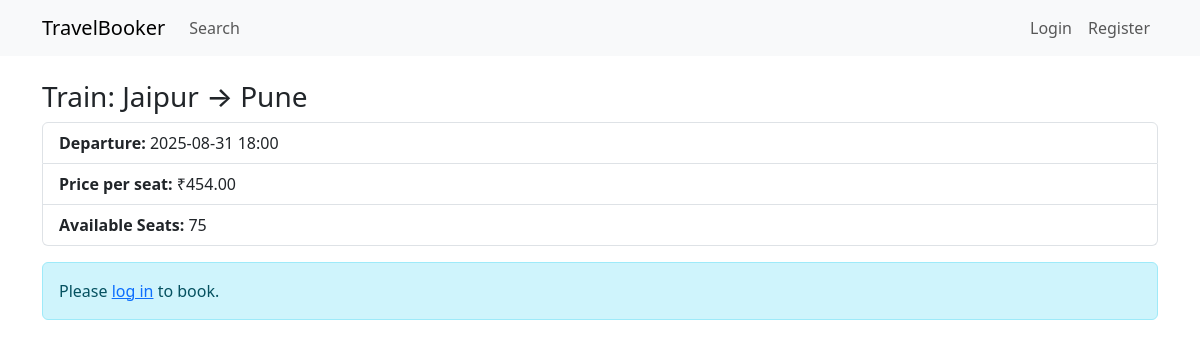
The app's page /travel/2/ with its own data.
### booking/models.py (models this page shows, shortened)
class TravelOption(models.Model):
    class TravelType(models.TextChoices):
        FLIGHT = "FLIGHT", "Flight"
        TRAIN  = "TRAIN", "Train"
        BUS    = "BUS",   "Bus"
    travel_id = models.UUIDField(default=uuid.uuid4, editable=False, unique=True)
    type = models.CharField(max_length=10, choices=TravelType.choices)
    source = models.CharField(max_length=100)
    destination = models.CharField(max_length=100)
    departure = models.DateTimeField()
    price = models.DecimalField(max_digits=10, decimal_places=2)
    available_seats = models.PositiveIntegerField()
    class Meta:
        ordering = ["departure"]

### booking/views.py (the view)
# urls.py: path("travel/<int:pk>/", v.travel_detail, name="travel_detail"),
def travel_detail(request, pk:int):
    travel = get_object_or_404(TravelOption, pk=pk)
    form = BookingForm()
    return render(request, "travel/detail.html", {"travel": travel, "form": form})

### booking/templates/travel/detail.html
{% extends 'base.html' %}
{% block content %}
<h3>{{ travel.get_type_display }}: {{ travel.source }} → {{ travel.destination }}</h3>
<ul class="list-group mb-3">
  <li class="list-group-item"><strong>Departure:</strong> {{ travel.departure|date:"Y-m-d H:i" }}</li>
  <li class="list-group-item"><strong>Price per seat:</strong> ₹{{ travel.price }}</li>
  <li class="list-group-item"><strong>Available Seats:</strong> {{ travel.available_seats }}</li>
</ul>
{% if user.is_authenticated %}
<form method="post" action="{% url 'book_now' travel.id %}" class="card card-body">
  {% csrf_token %}
  {{ form.as_p }}
  <button class="btn btn-success" {% if travel.available_seats == 0 %}disabled{% endif %}>Confirm Booking</button>
</form>
{% else %}
<div class="alert alert-info">Please <a href="{% url 'login' %}">log in</a> to book.</div>
{% endif %}
{% endblock %}

### static/css/style.css (style rules this page uses)
body { padding-bottom: 40px; }

### records on screen
TravelOption: type "Train", source "Jaipur", destination "Pune", departure "2025-08-31 18:00", price "454.00", available_seats "75"
